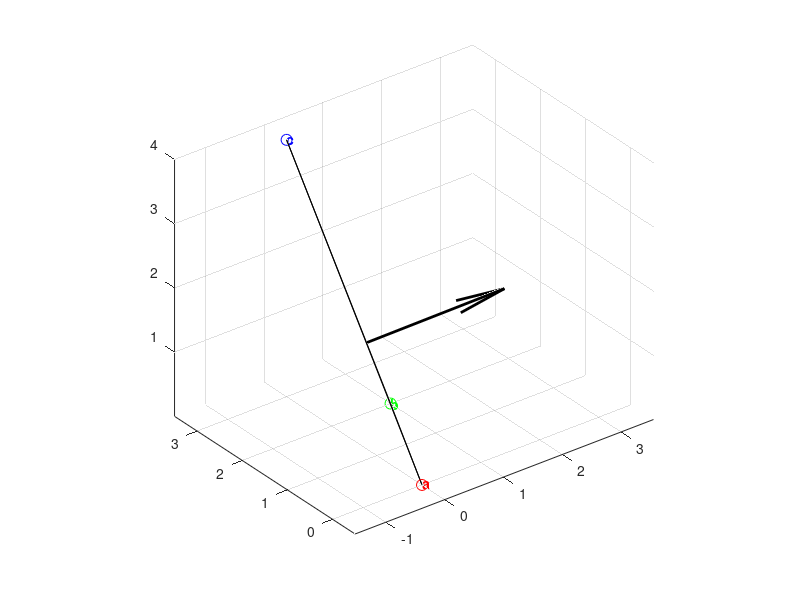

Recreate this plot in MATLAB.
%%Task 1
a = [0,0,0];
b = [1,2,0];
c = [0,3,4];

ab = a - b;
bc = b - c;

n = cross(ab, bc);

n_unit = n/norm(n);
C = (a+b+c)/3;

figure;
hold on;
grid on;
axis equal;

fill3([a(1),b(1),c(1)],[a(2),b(2),c(2)],[a(3),b(3),c(3)],'c');

plot3(0,0,0, a(1), a(2), a(3), 'ro', 'MarkerSize',8);
plot3(0,0,0, b(1), b(2), b(3), 'go', 'MarkerSize',8);
plot3(0,0,0 ,c(1), c(2), c(3), 'bo', 'MarkerSize',8);

text(a(1), a(2), a(3), 'a', 'Color', 'r', 'FontWeight', 'bold')
text(b(1), b(2), b(3), 'b', 'Color', 'g', 'FontWeight', 'bold')
text(c(1), c(2), c(3), 'c', 'Color', 'b', 'FontWeight', 'bold')

quiver3(C(1),C(2),C(3),n_unit(1),n_unit(2),n_unit(3),2,'k','LineWidth',2);

area = 0.5*n;
